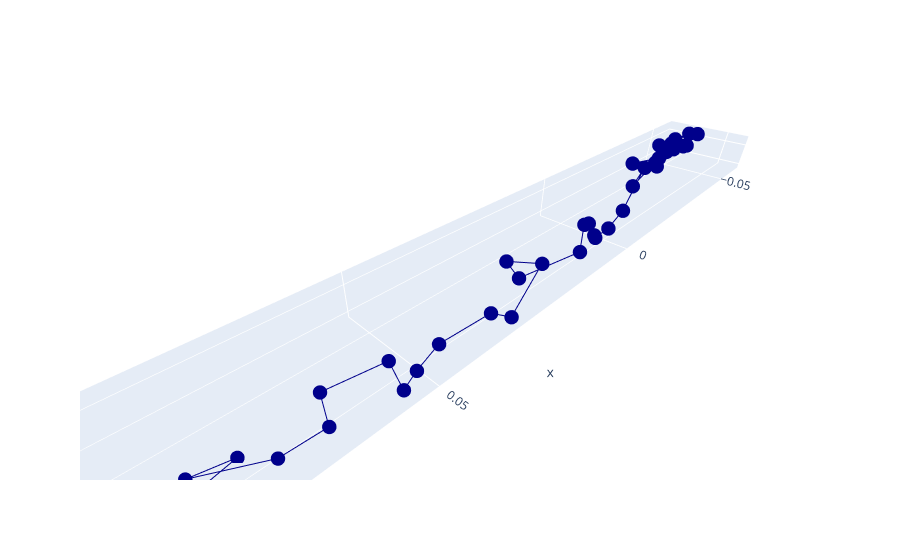

The code cell stored with this chart in its notebook:
### Code cell
layout = go.Layout(
             scene=dict(
                 aspectmode='data'
         ))

fig = go.Figure(data=[go.Scatter3d(x=positions.T[0], y=positions.T[1], z=positions.T[2],
                                    marker_size=5, text=np.arange(0, len(positions)), line=dict(
        color='darkblue',
        width=2
    )
)], layout=layout)

fig.show()
